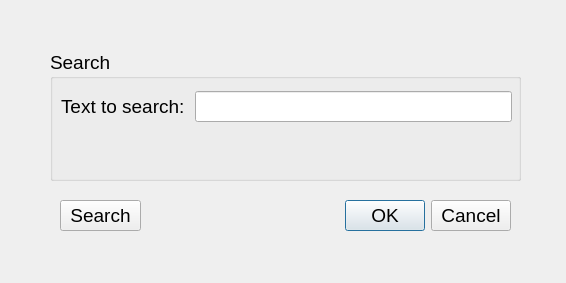
<?xml version="1.0" encoding="UTF-8"?>
<ui version="4.0">
 <class>SearchTextDialog</class>
 <widget class="QDialog" name="SearchTextDialog">
  <property name="geometry">
   <rect>
    <x>0</x>
    <y>0</y>
    <width>566</width>
    <height>283</height>
   </rect>
  </property>
  <property name="font">
   <font>
    <pointsize>14</pointsize>
   </font>
  </property>
  <property name="windowTitle">
   <string>Search Text</string>
  </property>
  <widget class="QDialogButtonBox" name="btnBox">
   <property name="geometry">
    <rect>
     <x>330</x>
     <y>200</y>
     <width>181</width>
     <height>32</height>
    </rect>
   </property>
   <property name="orientation">
    <enum>Qt::Horizontal</enum>
   </property>
   <property name="standardButtons">
    <set>QDialogButtonBox::Cancel|QDialogButtonBox::Ok</set>
   </property>
  </widget>
  <widget class="QGroupBox" name="groupBox">
   <property name="geometry">
    <rect>
     <x>50</x>
     <y>50</y>
     <width>471</width>
     <height>131</height>
    </rect>
   </property>
   <property name="title">
    <string>Search</string>
   </property>
   <widget class="QWidget" name="">
    <property name="geometry">
     <rect>
      <x>11</x>
      <y>41</y>
      <width>451</width>
      <height>64</height>
     </rect>
    </property>
    <layout class="QGridLayout" name="gridLayout">
     <property name="spacing">
      <number>10</number>
     </property>
     <item row="0" column="0">
      <widget class="QLabel" name="label">
       <property name="text">
        <string>Text to search:</string>
       </property>
      </widget>
     </item>
     <item row="0" column="1">
      <widget class="QLineEdit" name="leSearchText"/>
     </item>
     <item row="1" column="0" colspan="2">
      <widget class="QLabel" name="lblResult">
       <property name="text">
        <string/>
       </property>
      </widget>
     </item>
    </layout>
   </widget>
  </widget>
  <widget class="QPushButton" name="btnSearchText">
   <property name="geometry">
    <rect>
     <x>60</x>
     <y>200</y>
     <width>81</width>
     <height>31</height>
    </rect>
   </property>
   <property name="text">
    <string>Search</string>
   </property>
  </widget>
 </widget>
 <resources/>
 <connections>
  <connection>
   <sender>btnBox</sender>
   <signal>accepted()</signal>
   <receiver>SearchTextDialog</receiver>
   <slot>accept()</slot>
   <hints>
    <hint type="sourcelabel">
     <x>248</x>
     <y>254</y>
    </hint>
    <hint type="destinationlabel">
     <x>157</x>
     <y>274</y>
    </hint>
   </hints>
  </connection>
  <connection>
   <sender>btnBox</sender>
   <signal>rejected()</signal>
   <receiver>SearchTextDialog</receiver>
   <slot>reject()</slot>
   <hints>
    <hint type="sourcelabel">
     <x>316</x>
     <y>260</y>
    </hint>
    <hint type="destinationlabel">
     <x>286</x>
     <y>274</y>
    </hint>
   </hints>
  </connection>
 </connections>
</ui>
